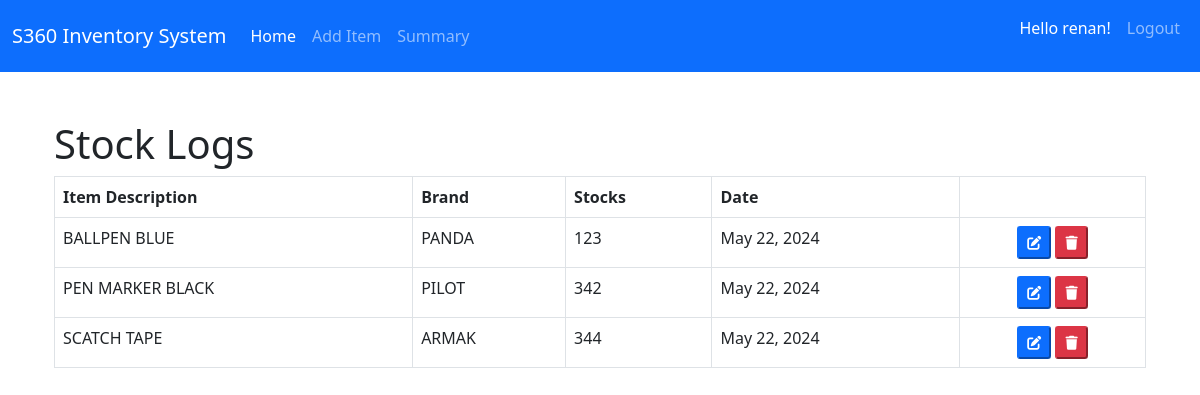
Before: /home/ (signed in) with the older database file.
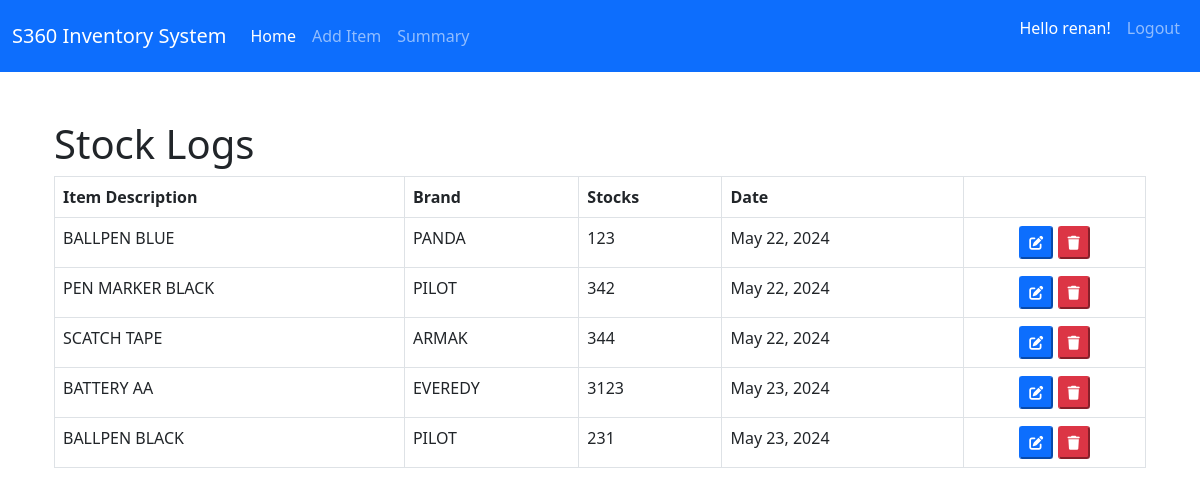
After: the same page with the newer database file.
### inventory/models.py (models this page shows, shortened)
class Item(models.Model):
    item = models.ForeignKey(ItemName, null=True, on_delete=models.CASCADE)
    quantity = models.IntegerField()
    date_added = models.DateField(auto_now_add=True)
    class Meta:
        verbose_name_plural = 'Item'

class ItemName(models.Model):
    item_name = models.CharField(max_length=200, null=True,)
    brand_name = models.CharField(max_length=200, null=True,)
    class Meta:
        verbose_name_plural = 'Item Name'
    def __str__(self):
        return self.item_name

### inventory/views.py (the view)
# urls.py: path('home/', views.home, name='home'),
@login_required
def home(request):
    items = Item.objects.all()
    context = {'items': items}
    return render(request,'inventory/home.html', context)

### inventory/templates/inventory/home.html (shortened to what this page needs)
{% extends 'base.html'  %}
{% block content %}
<div class="container mt-5">
<h1>Stock Logs</h1>
<table class="table table-bordered table-hover">
    <thead>
      <tr>
        <th scope="col">Item Description</th>
        <th scope="col">Brand</th>
        <th scope="col">Stocks</th>
        <th scope="col">Date</th>
        <th scope="col"></th>
      </tr>
    </thead>
    <tbody>
      {% for item in items %}
      <tr>
        <td>{{ item.item }}</td>
        <td>{{ item.item.brand_name }}</td>
        <td>{{ item.quantity }}</td>
        <td>{{ item.date_added }}</td>
        <td>
          <center>
          <button class="update-btn btn-primary btn-sm"><i class="fa-solid fa-pen-to-square"></i></button>
          <button type="submit" class="delete-btn btn-danger btn-sm"><i class="fa-solid fa-trash"></i></button>
          </center>
        </td>
      </tr>
      {% endfor %}
    </tbody>
  </table>
</div>
{% endblock content %}

### templates/base.html (shortened to what this page needs)
{% load static %}
<!doctype html>
<html lang="en">
  <head>
    <link href="https://cdn.jsdelivr.net/npm/bootstrap@5.0.2/dist/css/bootstrap.min.css" rel="stylesheet">
    <link href="{% static 'style.css' %}" rel="stylesheet">
  </head>
  <body>
    {% include 'navbar.html' %}
    <div class="container">
        {% block content %}
        {% endblock content %}
    </div>
    <link rel="stylesheet" href="https://cdnjs.cloudflare.com/ajax/libs/font-awesome/6.5.2/css/all.min.css" />
  </body>
</html>

### templates/navbar.html (shortened to what this page needs)
<nav class="navbar navbar-expand-lg navbar-dark bg-primary">
    <div class="container-fluid">
      <a class="navbar-brand" href="{% url 'home' %}">S360 Inventory System</a>
      <div class="collapse navbar-collapse" id="navbarSupportedContent">
        <ul class="navbar-nav me-auto mb-2 mb-lg-0">
          <li class="nav-item">
            <a class="nav-link active" aria-current="page" href="{% url 'home' %}">Home</a>
          </li>
          <li class="nav-item">
            <a class="nav-link" href="{% url 'add_item' %}" >Add Item</a>
          </li>
          <li class="nav-item">
            <a class="nav-link" href="{% url 'add_item' %}" >Summary</a>
          </li>
        </ul>
        <ul class="navbar-nav ml-auto">
        {% if user.is_authenticated %}
          <li class="nav-item">
            <a class="nav-link active" href="" ><p>Hello {{ user.username }}!</p></a>
          </li>
          <li class="nav-item">
            <a class="nav-link" href="{% url 'user-logout' %}" >Logout</a>
          </li>
        {% endif %}
      </div>
    </div>
  </nav>

Changed rows visible on the page:
added Item: item "BATTERY AA", item.brand_name "EVEREDY", quantity "3123", date_added "May 23, 2024"
added Item: item "BALLPEN BLACK", item.brand_name "PILOT", quantity "231", date_added "May 23, 2024"
